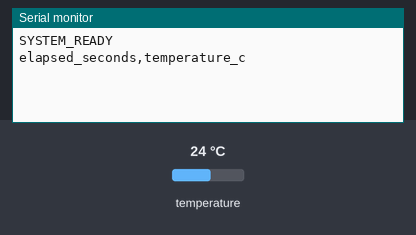
This sketch was run on a simulated ESP32. Parts: the last lines printed to the serial monitor. The test bench sets the inputs (shaded band); at power-on: temperature 24 °C.

Above: at 2.2 s.
2.3 s: temperature set to 12 °C
At 6.8 s:
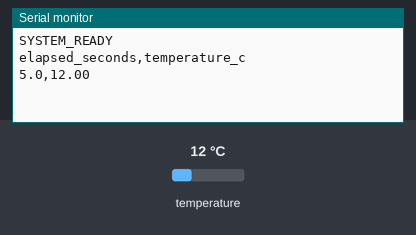
12.2 s: temperature set to 19 °C
At 16.8 s:
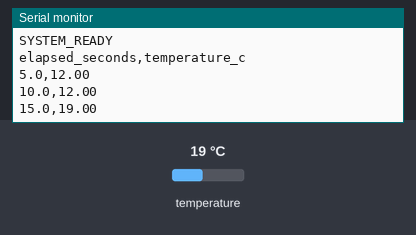
Timing chart, 0 to 18.3 s (numbered marks = the images above; inputs shaded):
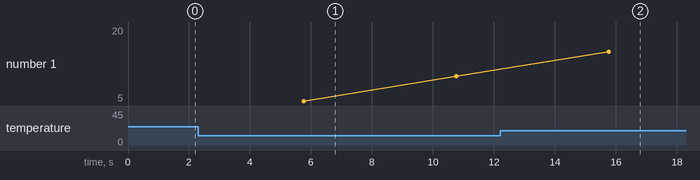

The sketch:

main.ino
```cpp
#include <OneWire.h>
#include <DallasTemperature.h>

// Pin DATA DS18B20
#define ONE_WIRE_BUS 4

OneWire oneWire(ONE_WIRE_BUS);
DallasTemperature sensors(&oneWire);

const unsigned long INTERVAL = 5000;
unsigned long previousMillis = 0;

void setup() {
  Serial.begin(115200);
  sensors.begin();

  delay(1000);

  if (sensors.getDeviceCount() == 0) {
    Serial.println("ERROR: DS18B20 tidak terdeteksi");
  } else {
    Serial.println("SYSTEM_READY");
    Serial.println("elapsed_seconds,temperature_c");
  }
}

void loop() {
  unsigned long currentMillis = millis();

  if (currentMillis - previousMillis >= INTERVAL) {
    previousMillis = currentMillis;

    sensors.requestTemperatures();
    float suhu = sensors.getTempCByIndex(0);

    if (suhu == DEVICE_DISCONNECTED_C ||
        suhu < -55.0 || suhu > 125.0) {
      Serial.println("ERROR: Sensor tidak valid");
    } else {
      float waktu = currentMillis / 1000.0;

      Serial.print(waktu, 1);
      Serial.print(",");
      Serial.println(suhu, 2);
    }
  }
}
```

Measured:
- after the input at 2.3 s, the serial monitor: prints a new line after 3.5 s (image 1)
- after the input at 12.2 s, the serial monitor: prints a new line after 3.6 s (image 2)
